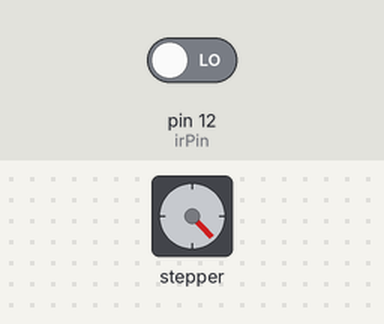
This sketch was run on a simulated Arduino Uno, built with avr-gcc and run on an emulated ATmega328P. Parts: stepper motor. The inputs (shaded band) are chosen by the test bench; at power-on: pin 12 (irPin) LOW. Stepper angles assume 200 steps per turn.

Above: at 3.8 s.
3.9 s: pin 12 (irPin) driven HIGH
At 4.4 s:
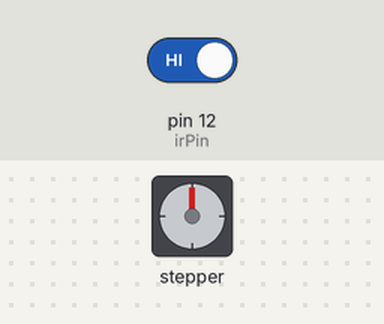
7.4 s: pin 12 (irPin) driven LOW
At 7.69 s:
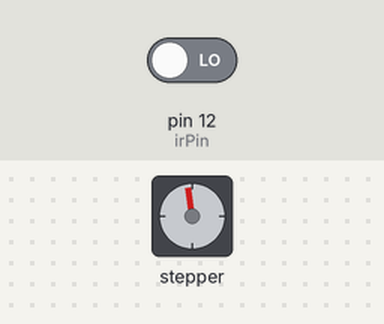
Timing chart, 0 to 18.4 s (numbered marks = the images above; inputs shaded):
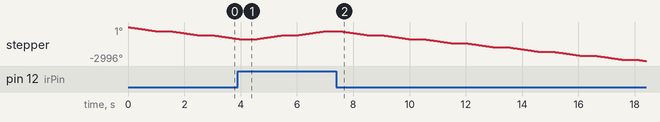

The sketch:

motor_IR.ino
```cpp
#include <Stepper.h>

const int positive = 200;
const int negative = -200;
const int irPin = 12;

Stepper myStepper(positive,negative, 8, 9, 10, 11);

void setup() {
  pinMode(irPin, INPUT);
  myStepper.setSpeed(60);
}

void loop() {
  if (digitalRead(irPin) == HIGH) {

    myStepper.step(positive);
    delay(500);

  } else{

    myStepper.step(negative);
    delay(500);
  }
}
```
